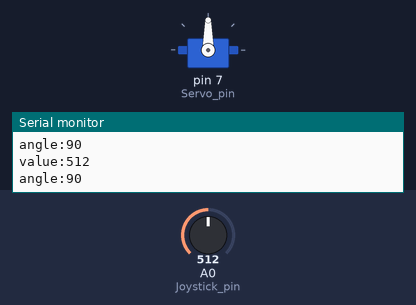
Bench run of a sketch on a simulated Arduino Uno, built with avr-gcc and run on an emulated ATmega328P. On the bench: servo, the last lines printed to the serial monitor. Inputs (shaded band) come from the test bench; at power-on: A0 (Joystick_pin) = 512.

Above: at 1.2 s.
1.3 s: A0 (Joystick_pin) set to 408
2.8 s: A0 (Joystick_pin) set to 387
At 3.29 s:
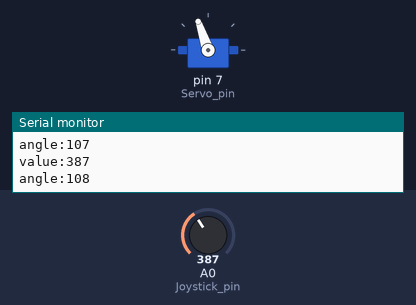
At 5.4 s:
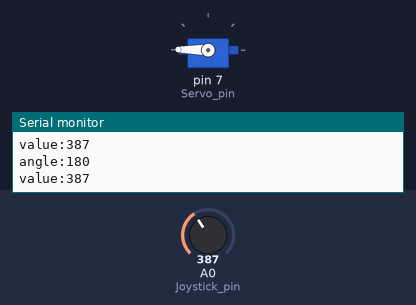
5.8 s: A0 (Joystick_pin) set to 792
7.3 s: A0 (Joystick_pin) set to 818
At 12.3 s:
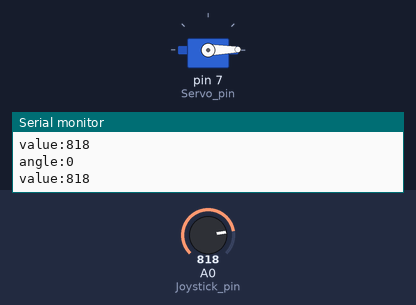
Timing chart, 0 to 13.8 s (numbered marks = the images above; inputs shaded):
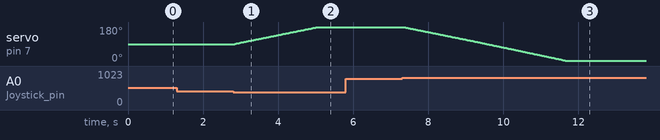

Measured:
- the behaviour switches between 400 and 399 on A0 (Joystick_pin) (found by bisection; images 0 and 1)
- the behaviour switches between 800 and 801 on A0 (Joystick_pin) (found by bisection; images 2 and 3)
- after the input at 2.8 s, servo on pin 7 (Servo_pin): moves from 90° to 179° over 2.2 s, starting at once

The sketch:

joystick_with_servomotor.ino
```cpp
//조이스틱을 이용한 서보모터 제어//


#include <Servo.h>

Servo servo;
int angle = 90;
int Servo_pin=7;
int Joystick_pin=A0;


void setup() {
  // put your setup code here, to run once:
  servo.attach(Servo_pin);
  servo.write(angle);
  Serial.begin(9600);
  unsigned long prev_time = 0;
}

void loop() {
  // put your main code here, to run repeatedly:
  int  value;
  value=analogRead(Joystick_pin);
  unsigned long prev_time = 0;
  unsigned long current_time= millis();

  if (value<400)
  {
    if (angle<180)
    {
      servo.write(angle++);
      delay(10);
      }
      else if (angle==180)
      {}
  }
     else if (value>800)
        {
          if (angle>0)
          {
            servo.write(angle--);
            delay(10);
            }
            else if (angle=0)
            {}
        }
  Serial.println("angle:"+(String)angle);
  Serial.println("value:"+(String)value);
  Serial.println();
 delay(10);

    }
```
